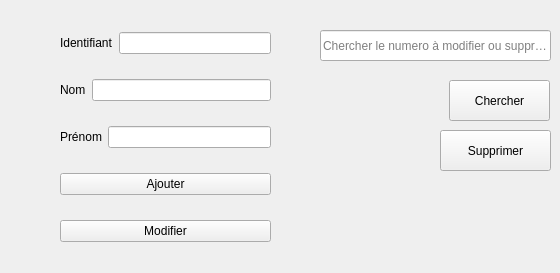
          <widget class="QWidget" name="tab_74">
           <attribute name="title">
            <string>Ajouter/Modifier les coordonnées</string>
           </attribute>
           <widget class="QWidget" name="layoutWidget_4">
            <property name="geometry">
             <rect>
              <x>60</x>
              <y>13</y>
              <width>211</width>
              <height>251</height>
             </rect>
            </property>
            <layout class="QVBoxLayout" name="verticalLayout_7">
             <item>
              <layout class="QHBoxLayout" name="horizontalLayout_23">
               <item>
                <widget class="QLabel" name="label_25">
                 <property name="text">
                  <string>Identifiant</string>
                 </property>
                </widget>
               </item>
               <item>
                <widget class="QLineEdit" name="idagent"/>
               </item>
              </layout>
             </item>
             <item>
              <layout class="QHBoxLayout" name="horizontalLayout_24">
               <item>
                <widget class="QLabel" name="label_26">
                 <property name="text">
                  <string>Nom</string>
                 </property>
                </widget>
               </item>
               <item>
                <widget class="QLineEdit" name="nomagent"/>
               </item>
              </layout>
             </item>
             <item>
              <layout class="QHBoxLayout" name="horizontalLayout_25">
               <item>
                <widget class="QLabel" name="label_27">
                 <property name="text">
                  <string>Prénom</string>
                 </property>
                </widget>
               </item>
               <item>
                <widget class="QLineEdit" name="prenomagent"/>
               </item>
              </layout>
             </item>
             <item>
              <widget class="QPushButton" name="ajoutagent">
               <property name="text">
                <string>Ajouter</string>
               </property>
              </widget>
             </item>
             <item>
              <widget class="QPushButton" name="modiagent">
               <property name="text">
                <string>Modifier</string>
               </property>
              </widget>
             </item>
            </layout>
           </widget>
           <widget class="QPushButton" name="chercheragent_2">
            <property name="geometry">
             <rect>
              <x>449</x>
              <y>80</y>
              <width>101</width>
              <height>41</height>
             </rect>
            </property>
            <property name="text">
             <string>Chercher</string>
            </property>
           </widget>
           <widget class="QLineEdit" name="chercheragent">
            <property name="geometry">
             <rect>
              <x>320</x>
              <y>30</y>
              <width>231</width>
              <height>31</height>
             </rect>
            </property>
            <property name="text">
             <string/>
            </property>
            <property name="placeholderText">
             <string>Chercher le numero à modifier ou supprimer</string>
            </property>
           </widget>
           <widget class="QPushButton" name="suppagent_2">
            <property name="geometry">
             <rect>
              <x>440</x>
              <y>130</y>
              <width>111</width>
              <height>41</height>
             </rect>
            </property>
            <property name="text">
             <string>Supprimer</string>
            </property>
           </widget>
          </widget>
